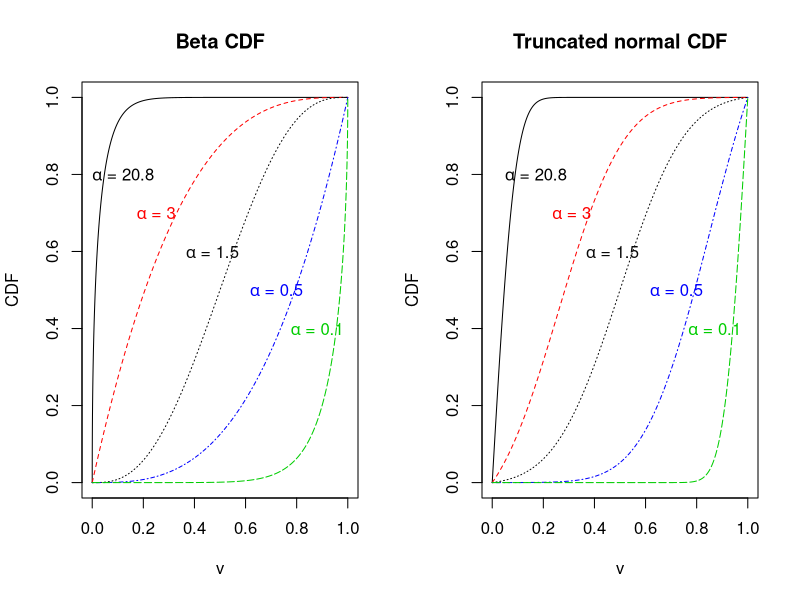

Here is the R script that generated this plot:


x<-seq(0,1,len=100000)
a1<-0.44
b1<-15
a2<-1
b2<-3
a3<-3
b3<-3
a4<-3
b4<-1
a5<-8
b5<-0.5

y11<-pbeta(x,a1,b1)
y22<-pbeta(x,a2,b2)
y33<-pbeta(x,a3,b3)
y44<-pbeta(x,a4,b4)
y55<-pbeta(x,a5,b5)
###################################
###################################

library(truncnorm)
m1<-0
s1<-0.07
m2<-0.26
s2<-0.2
m3<-0.5
s3<-0.2
m4<-0.85
s4<-0.2
m5<-1
s5<-0.07

ay11<-ptruncnorm(x, 0, 1,m1,s1)
ay22<-ptruncnorm(x, 0, 1,m2,s2)
ay33<-ptruncnorm(x, 0, 1,m3,s3)
ay44<-ptruncnorm(x, 0, 1,m4,s4)
ay55<-ptruncnorm(x, 0, 1,m5,s5)



###############################
###############################

par(mfrow=c(1,2))
plot(x,y11,type="l",xlab="v",col="black",
ylab="CDF", main="Beta CDF")
text(0.12,0.8,expression(paste(alpha, " = 20.8")),col="black")
lines(x,y22, col="red",lty=2)
text(0.25,0.7,expression(paste(alpha, " = 3")),col="red")
lines(x,y33, col="grey3",lty=3)
text(0.47,0.6,expression(paste(alpha, " = 1.5")),col="grey3")
lines(x,y44, col="blue",lty=4)
text(0.72,0.5,expression(paste(alpha, " = 0.5")),col="blue")
lines(x,y55, col="green3",lty=5)
text(0.88,0.4,expression(paste(alpha, " = 0.1")),col="green3")



plot(x,ay11,type="l",xlab="v",col="black",
ylab="CDF", main="Truncated normal CDF")
text(0.17,0.8,expression(paste(alpha, " = 20.8")))
lines(x,ay22, col="red",lty=2)
text(0.31,0.7,expression(paste(alpha, " = 3")),col="red")
lines(x,ay33, col="grey3",lty=3)
text(0.47,0.6,expression(paste(alpha, " = 1.5")),col="grey3")
lines(x,ay44, col="blue",lty=4)
text(0.72,0.5,expression(paste(alpha, " = 0.5")),col="blue")
lines(x,ay55, col="green3",lty=5)
text(0.87,0.4,expression(paste(alpha, " = 0.1")),col="green3")
